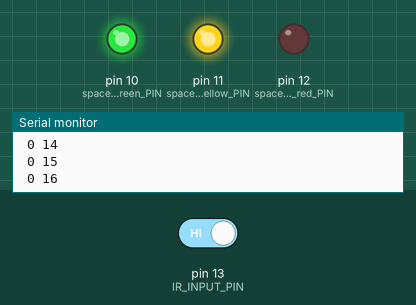
Simulated run of this sketch. Board: Arduino Uno, built with avr-gcc and run on an emulated ATmega328P. Shown: output pins drawn as LEDs (lit = HIGH), the last lines printed to the serial monitor. Inputs (shaded band) come from the test bench; at power-on: pin 13 (IR_INPUT_PIN) HIGH.

Above: at 6.9 s.
7.0 s: pin 13 (IR_INPUT_PIN) driven LOW
At 8.7 s:
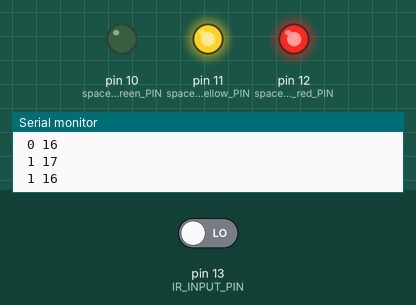
9.5 s: pin 13 (IR_INPUT_PIN) driven HIGH
At 13.8 s:
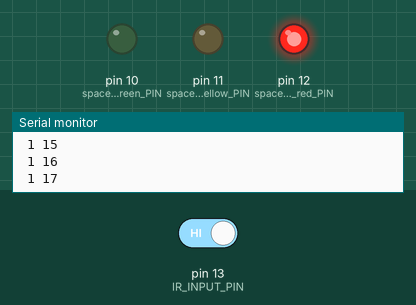
Timing chart, 0 to 15.3 s (numbered marks = the images above; inputs shaded):
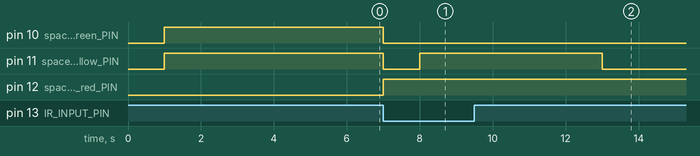

The sketch:

door_status.ino
```cpp
// door status on arduino
// arduino is Duemilanove
// sensor is a reed sensor

#define IR_INPUT_PIN 13

#define space_status_red_PIN 12
#define space_status_yellow_PIN 11
#define space_status_green_PIN 10


void setup(){
 Serial.begin(9600);
 pinMode(IR_INPUT_PIN, INPUT);

 pinMode(space_status_red_PIN, OUTPUT);
 pinMode(space_status_yellow_PIN, OUTPUT);
 pinMode(space_status_green_PIN, OUTPUT);
}


int threshold = 20;
int space_status = threshold / 2;
int space_status_b4 = 0;
int delay_time = 1000;


void loop(){
  int pin_status = 0;


  pin_status = digitalRead(IR_INPUT_PIN);
  Serial.print(" ");
  Serial.print(space_status_b4);
  Serial.print(" ");
  Serial.println(space_status);
  delay(delay_time);


  // pin check of the reed sensor and low pass filter
  if (pin_status == 0){
    if (space_status > 0){
      space_status -= 1;
    }
  } else if (pin_status == 1){
    if (space_status < threshold){
      space_status += 1;
    }
  }


  // status check if we can switch the status.
  // low pass prevents waggling a bit
  if (space_status >= threshold-3) {
    // closed
    space_status_b4 = 1;
  } else if (space_status <= 3) {
    // open
    space_status_b4 = 0;
  }


  // ampel / traffic light signals
  if (space_status_b4 == 1) {
    // closed
    digitalWrite(space_status_red_PIN, HIGH);
    digitalWrite(space_status_green_PIN, LOW);
  } else if (space_status_b4 == 0) {
    // open
    digitalWrite(space_status_red_PIN, LOW);
    digitalWrite(space_status_green_PIN, HIGH);
  }

  if (space_status > 3 && space_status < threshold - 3) {
    digitalWrite(space_status_yellow_PIN, HIGH);
  } else {
    digitalWrite(space_status_yellow_PIN, LOW);
  }
}
```

Measured:
- after the input at 9.5 s, pin 11 (space_status_yellow_PIN): HIGH → LOW after 3.5 s
